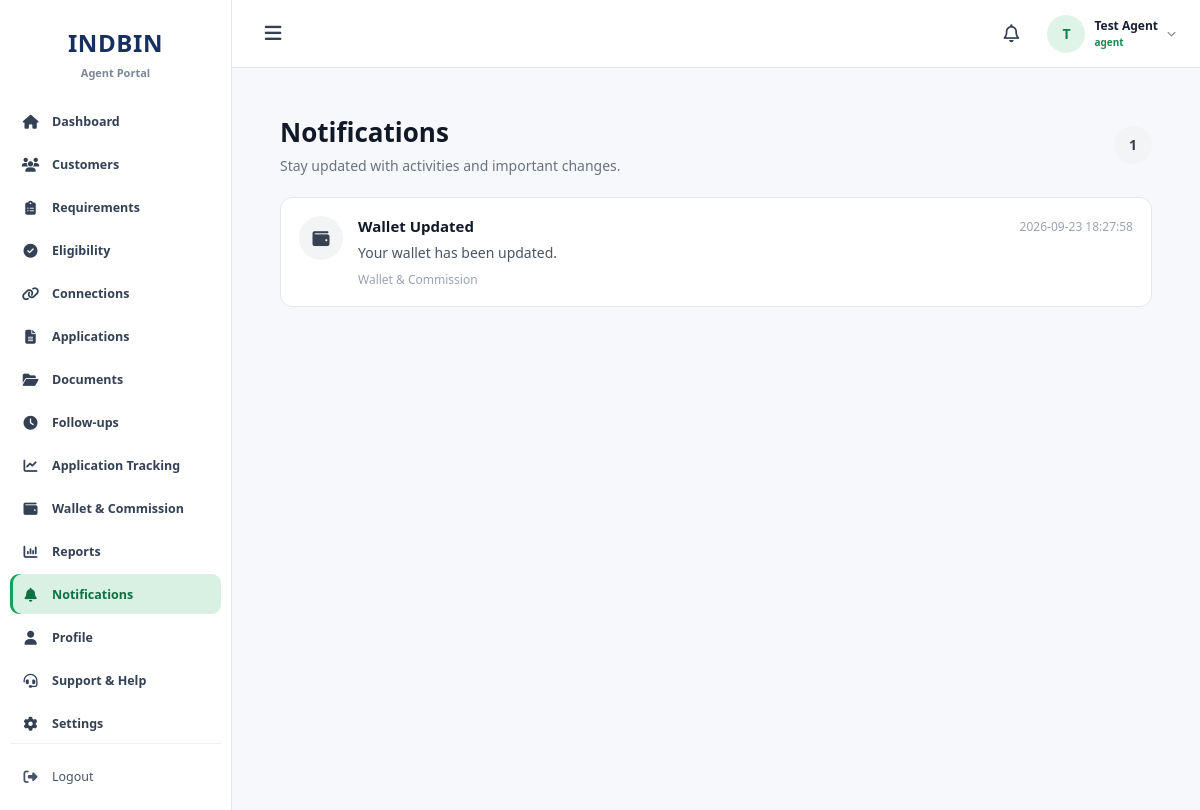
/agent/dashboard/notifications.php (signed in), run on the app's committed database.
### tables this page shows
CREATE TABLE users (
    id                INT UNSIGNED AUTO_INCREMENT PRIMARY KEY,
    role              ENUM('customer','agent','merchant','admin') NOT NULL DEFAULT 'customer',
    full_name         VARCHAR(150)  NOT NULL,
    email             VARCHAR(190)  NOT NULL,
    mobile            VARCHAR(15)   NULL,
    password_hash     VARCHAR(255)  NOT NULL,

     
    party_code        VARCHAR(32)   NULL,
    customer_code     VARCHAR(32)   NULL,    

     
    business_name     VARCHAR(180)  NULL,
    business_type     VARCHAR(100)  NULL,
    merchant_id       INT UNSIGNED  NULL,    

     
    referral_code     VARCHAR(24)   NULL,
    upline_id         INT UNSIGNED  NULL,

     
    mobile_verified   TINYINT(1)    NOT NULL DEFAULT 0,
    email_verified    TINYINT(1)    NOT NULL DEFAULT 0,
    kyc_status        ENUM('not_started','pending','approved','rejected','resubmit')
                      NOT NULL DEFAULT 'not_started',
    business_verification_status ENUM('not_started','pending','approved','rejected')
                      NOT NULL DEFAULT 'not_started',
    background_status ENUM('not_started','pending','approved','rejected')
                      NOT NULL DEFAULT 'not_started',
    onboarding_step   TINYINT UNSIGNED NOT NULL DEFAULT 1,
    account_status    ENUM('registered','onboarding','active','suspended','closed')
                      NOT NULL DEFAULT 'registered',

    risk_score        SMALLINT UNSIGNED NULL,
    risk_category     VARCHAR(30)   NULL,
    credit_limit      DECIMAL(12,2) NOT NULL DEFAULT 0.00,

    preferred_support_channel VARCHAR(30) NULL,
    onboarding_completed_at   DATETIME NULL,
    agreement_signed_at       DATETIME NULL,
    product_enablement_completed_at DATETIME NULL,
    account_setup_completed_at DATETIME NULL,
    training_completed_at     DATETIME NULL,
    app_walkthrough_completed_at DATETIME NULL,

    last_login_at     DATETIME      NULL,
    created_at        TIMESTAMP     NOT NULL DEFAULT CURRENT_TIMESTAMP,
    updated_at        TIMESTAMP     NOT NULL DEFAULT CURRENT_TIMESTAMP ON UPDATE CURRENT_TIMESTAMP,

    UNIQUE KEY uq_users_email    (email),
    UNIQUE KEY uq_users_mobile   (mobile),
    UNIQUE KEY uq_users_party    (party_code),
    UNIQUE KEY uq_users_code     (customer_code),
    UNIQUE KEY uq_users_referral (referral_code),
    KEY idx_users_role_status    (role, account_status),
    KEY idx_users_upline         (upline_id)
);

### agent/dashboard/shell.php (the view, shortened to what this page needs)
<?php
if (!function_exists('agent_shell_esc')) {
    function agent_shell_esc($value): string
    {
        return htmlspecialchars(
            (string)$value,
            ENT_QUOTES,
            'UTF-8'
        );
    }
}
if (!function_exists('agent_shell_open')) {
    function agent_shell_open(
        PDO $pdo,
        int $user_id,
        string $page_title = 'Dashboard',
        string $active_page = 'index.php'
    ): void {
        global
            $agent_name,
            $agent_role,
            $role,
            $agent_id,
            $pending_followups,
            $pending_followups_list,
            $agent_notifications,
            $notification_count;
        $name =
            trim(
                (string)(
                    $agent_name ?? ''
                )
            );
        $current_role =
            trim(
                (string)(
                    $agent_role
                    ?? ($role ?? '')
                )
            );
        try {
            $stmt = $pdo->prepare("
                SELECT *
                FROM users
                WHERE id = ?
                LIMIT 1
            ");
            $stmt->execute([
                $user_id
            ]);
            $user =
                $stmt->fetch(
                    PDO::FETCH_ASSOC
                ) ?: [];
            if ($name === '') {
                $name =
                    trim(
                        (string)(
                            $user['full_name']
                            ?? ''
                        )
                    );
            }
            if ($current_role === '') {
                $current_role =
                    trim(
                        (string)(
                            $user['role']
                            ?? $user['user_role']
                            ?? $user['assigned_role']
                            ?? ''
                        )
                    );
            }
        } catch (Throwable $e) {
            $user = [];
        }
        $initial =
            strtoupper(
                substr(
                    $name,
                    0,
                    1
                )
            );
        $sidebar_items = [
            [
                'index.php',
                'fa-house',
                'Dashboard'
            ],
            [
                'customers.php',
                'fa-users',
                'Customers'
            ],
            [
                'requirements.php',
                'fa-clipboard-list',
                'Requirements'
            ],
            [
                'eligibility.php',
                'fa-circle-check',
                'Eligibility'
            ],
            [
                'connections.php',
                'fa-link',
                'Connections'
            ],
            [
                'applications.php',
                'fa-file-lines',
                'Applications'
            ],
            [
                'documents.php',
                'fa-folder-open',
                'Documents'
            ],
            [
                'followups.php',
                'fa-clock',
                'Follow-ups'
            ],
            [
                'tracking.php',
                'fa-chart-line',
                'Application Tracking'
            ],
            [
                'wallet.php',
                'fa-wallet',
                'Wallet & Commission'
            ],
            [
                'reports.php',
                'fa-chart-column',
                'Reports'
            ],
            [
                'notifications.php',
                'fa-bell',
                'Notifications'
            ],
            [
                'profile.php',
                'fa-user',
                'Profile'
            ],
            [
                'support.php',
                'fa-headset',
                'Support & Help'
            ],
            [
                'settings.php',
                'fa-gear',
                'Settings'
            ]
        ];
        ?>
<!DOCTYPE html>
<html lang="en">
<head>
<link
    rel="stylesheet"
    href="https://cdnjs.cloudflare.com/ajax/libs/font-awesome/6.5.2/css/all.min.css"
>
</head>
<body>
<div class="app">
    <aside
        class="sidebar"
        id="agentSidebar"
    >
        <div class="brand">
            <div class="brand-main">
                INDBIN
            </div>
            <div class="brand-sub">
                Agent Portal
            </div>
        </div>
        <nav class="nav">
            <?php foreach (
                $sidebar_items
                as $item
            ): ?>
                <?php
                $is_active =
                    strtolower(
                        $item[0]
                    )
                    ===
                    strtolower(
                        $active_page
                    );
                ?>
                <a
                    href="<?= agent_shell_esc($item[0]) ?>"
                    class="<?= $is_active ? 'active' : '' ?>"
                >
                    <span class="nav-icon">
                        <i
                            class="fa-solid
                            <?= agent_shell_esc($item[1]) ?>"
                        ></i>
                    </span>
                    <span>
                        <?= agent_shell_esc(
                            $item[2]
                        ) ?>
                    </span>
                </a>
            <?php endforeach; ?>
        </nav>
        <div class="sidebar-bottom">
            <a
                class="logout"
                href="logout.php"
            >
                <span class="nav-icon">
                    <i
                        class="
                        fa-solid
                        fa-right-from-bracket
                        "
                    ></i>
                </span>
                <span>
                    Logout
                </span>
            </a>
        </div>
    </aside>
    <main class="main">
        <header class="topbar">
            <button
                type="button"
                class="menu-toggle"
                id="agentMenuToggle"
                aria-label="Open menu"
            >
                <i class="fa-solid fa-bars"></i>
            </button>
            <div class="top-right">
                <div class="notification-wrap">
                    <a
                        href="<?= agent_shell_esc(
                            defined('BASE_URL')
                                ? BASE_URL . '/agent/dashboard/notifications.php'
                                : 'notifications.php'
                        ) ?>"
                        class="notification"
                        aria-label="Notifications"
                        title="Notifications"
                    >
                        <i
                            class="fa-regular fa-bell"
                        ></i>
                    </a>
                </div>
                <div class="profile-wrap">
                    <button
                        type="button"
                        class="profile-button"
                        id="agentProfileButton"
                        aria-expanded="false"
                    >
                        <span class="profile-circle">
                            <?= agent_shell_esc(
                                $initial
                            ) ?>
                        </span>
                        <span class="profile-text">
                            <span class="profile-name">
                                <?= agent_shell_esc(
                                    $name
                                ) ?>
                            </span>
                            <span class="profile-role">
                                <?= agent_shell_esc(
                                    $current_role
                                ) ?>
                            </span>
                        </span>
                        <i
                            class="
                            fa-solid
                            fa-chevron-down
                            profile-arrow
                            "
                        ></i>
                    </button>
                </div>
            </div>
        </header>
        <div class="content">
<?php
    }
}
if (!function_exists('agent_shell_close')) {
    function agent_shell_close(): void
    {
        ?>
        </div>
    </main>
</div>
</body>
</html>
<?php
    }
}
?>

### agent/dashboard/shell.php (style rules this page uses)
* { box-sizing:border-box; }
html, body { margin:0; padding:0; min-height:100%; }
body { font-family: "Segoe UI", Arial, Helvetica, sans-serif; background:#f6f8fb; color:#172033; }
a { color:inherit; }
button { font-family:inherit; }
.app { min-height:100vh; display:flex; }
.sidebar { width:232px; min-width:232px; min-height:100vh; background:#fff; border-right:1px solid #e5e7eb; padding:22px 10px 14px; display:flex; flex-direction:column; z-index:1000; transition:width .25s ease, min-width .25s ease, transform .25s ease; }
.brand { padding:4px 8px 21px; text-align:center; }
.brand-main { font-size:24px; font-weight:800; letter-spacing:.6px; color:#17305f; }
.brand-sub { margin-top:6px; font-size:11px; font-weight:600; color:#7c8796; }
.nav { display:flex; flex-direction:column; gap:3px; flex:1; }
.nav a { min-height:40px; display:flex; align-items:center; gap:11px; padding:9px 10px; border-radius:9px; text-decoration:none; color:#344054; font-size:12.5px; font-weight:550; position:relative; transition: background .15s ease, color .15s ease; }
.nav a.active { background:#d8f1e3; color:#0e7040; font-weight:750; box-shadow: inset 3px 0 0 #16a05a; }
.nav-icon { width:21px; min-width:21px; text-align:center; font-size:14px; }
.sidebar-bottom { margin-top:auto; padding-top:12px; border-top:1px solid #edf0f3; }
.logout { min-height:40px; padding:9px 10px; display:flex; align-items:center; gap:11px; text-decoration:none; border-radius:9px; color:#475467; font-size:12.5px; }
.main { flex:1; min-width:0; min-height:100vh; }
.topbar { height:68px; background:#fff; border-bottom:1px solid #e5e7eb; display:flex; align-items:center; padding:0 22px; gap:14px; position:sticky; top:0; z-index:900; }
.menu-toggle { width:38px; height:38px; border:0; border-radius:8px; background:transparent; color:#344054; cursor:pointer; font-size:19px; display:flex; align-items:center; justify-content:center; }
.top-right { margin-left:auto; display:flex; align-items:center; gap:14px; }
.notification-wrap { position:relative; }
.notification { width:40px; height:40px; padding:0; border-radius:50%; background:transparent; color:#344054; display:flex; align-items:center; justify-content:center; font-size:18px; position:relative; text-decoration:none; }
.profile-wrap { position:relative; }
.profile-button { border:0; background:transparent; padding:2px; display:flex; align-items:center; gap:9px; cursor:pointer; color:#172033; border-radius:9px; }
.profile-circle { width:38px; height:38px; border-radius:50%; background:#e0f3e9; color:#14834b; display:flex; align-items:center; justify-content:center; font-size:14px; font-weight:800; }
.profile-text { display:flex; flex-direction:column; align-items:flex-start; line-height:1.2; }
.profile-name { font-size:12px; font-weight:750; }
.profile-role { margin-top:2px; color:#158a50; font-size:10px; font-weight:650; }
.profile-arrow { color:#7a8494; font-size:9px; }
.content { width:100%; max-width:1500px; margin:0 auto; padding:22px 24px 28px; }
.sidebar { transition:width .25s ease, min-width .25s ease, padding .25s ease, border .25s ease, transform .25s ease; }

### data on the page
users: full_name "T", full_name "Test Agent", role "agent"

### other printed values
$notificationCount "1"
$title "Wallet Updated"
$date "2026-09-23 18:27:58"
$message "Your wallet has been updated."
$source "Wallet & Commission"
